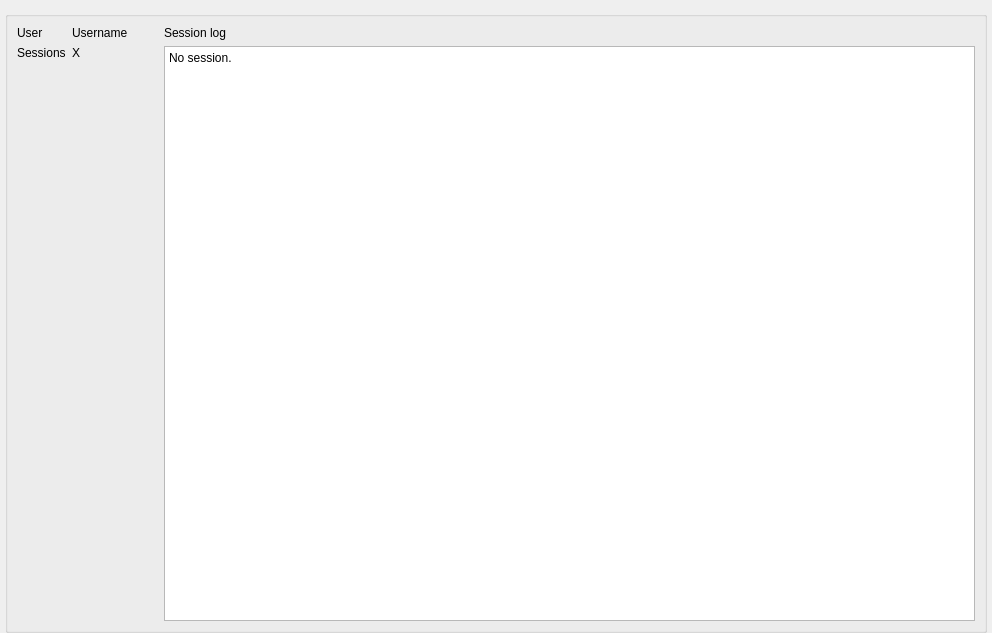
<?xml version="1.0" encoding="UTF-8"?>
<ui version="4.0">
 <class>session</class>
 <widget class="QWidget" name="session">
  <property name="geometry">
   <rect>
    <x>0</x>
    <y>0</y>
    <width>992</width>
    <height>633</height>
   </rect>
  </property>
  <property name="windowTitle">
   <string>Form</string>
  </property>
  <layout class="QVBoxLayout" name="verticalLayout_2" stretch="0">
   <property name="leftMargin">
    <number>5</number>
   </property>
   <property name="rightMargin">
    <number>5</number>
   </property>
   <property name="bottomMargin">
    <number>0</number>
   </property>
   <item>
    <widget class="QGroupBox" name="label_identifier_box">
     <layout class="QHBoxLayout" name="horizontalLayout" stretch="0,0,0">
      <item>
       <layout class="QFormLayout" name="formLayout">
        <item row="0" column="0">
         <widget class="QLabel" name="label">
          <property name="text">
           <string>User</string>
          </property>
         </widget>
        </item>
        <item row="0" column="1">
         <widget class="QLabel" name="label_username">
          <property name="text">
           <string>Username</string>
          </property>
         </widget>
        </item>
        <item row="1" column="0">
         <widget class="QLabel" name="label_3">
          <property name="text">
           <string>Sessions</string>
          </property>
         </widget>
        </item>
        <item row="1" column="1">
         <widget class="QLabel" name="label_num_sessions">
          <property name="text">
           <string>X</string>
          </property>
         </widget>
        </item>
       </layout>
      </item>
      <item>
       <spacer name="horizontalSpacer">
        <property name="orientation">
         <enum>Qt::Horizontal</enum>
        </property>
        <property name="sizeType">
         <enum>QSizePolicy::Fixed</enum>
        </property>
        <property name="sizeHint" stdset="0">
         <size>
          <width>30</width>
          <height>20</height>
         </size>
        </property>
       </spacer>
      </item>
      <item>
       <layout class="QVBoxLayout" name="verticalLayout">
        <item>
         <widget class="QLabel" name="label_2">
          <property name="text">
           <string>Session log</string>
          </property>
         </widget>
        </item>
        <item>
         <widget class="QPlainTextEdit" name="plainTextEdit_logs">
          <property name="readOnly">
           <bool>true</bool>
          </property>
          <property name="plainText">
           <string>No session.</string>
          </property>
         </widget>
        </item>
       </layout>
      </item>
     </layout>
    </widget>
   </item>
  </layout>
 </widget>
 <resources/>
 <connections/>
</ui>
